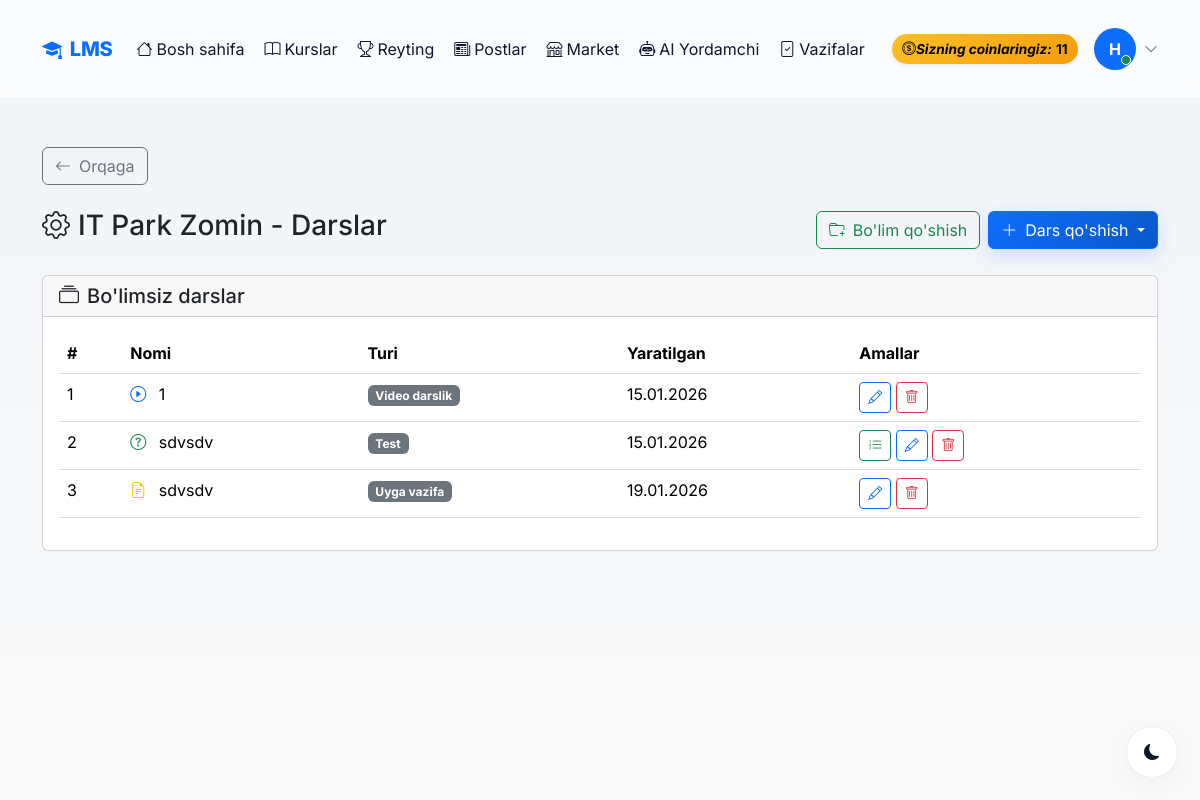
Page /professions/1/manage/ (signed in) on the earlier database version.
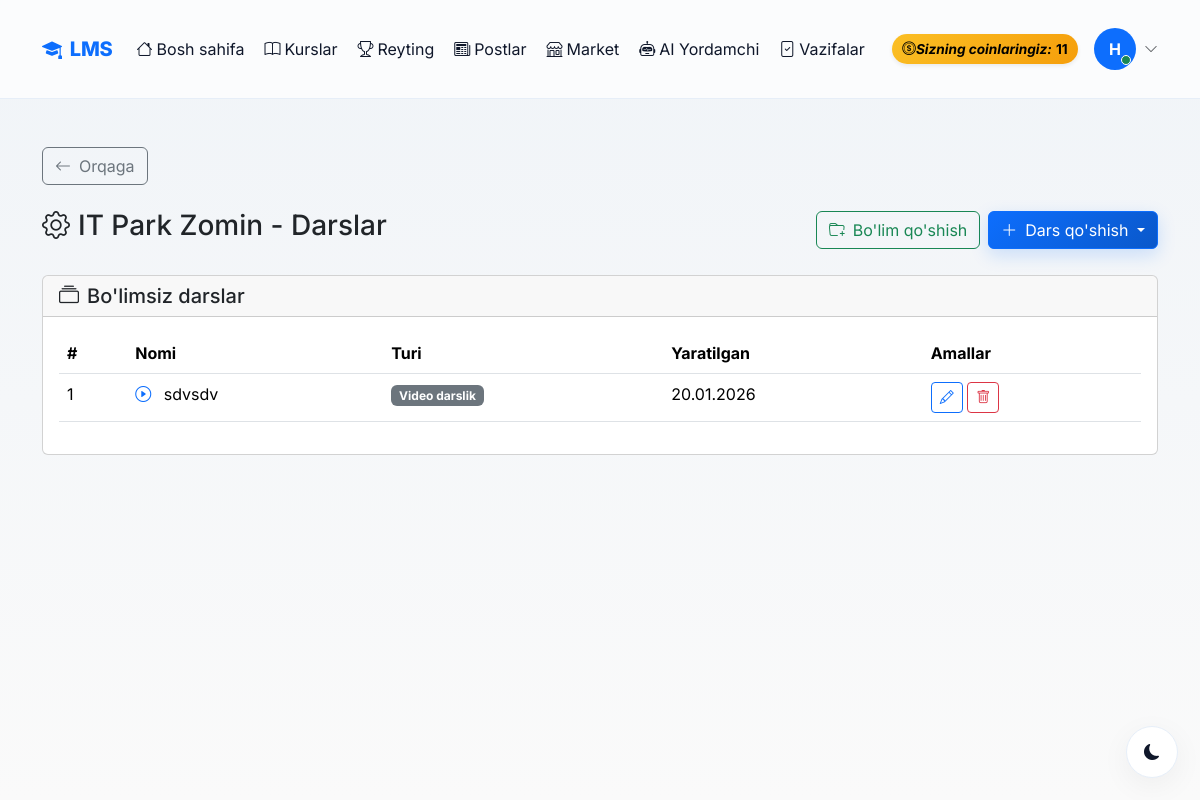
Same page on the later database version.
### accounts/models.py (models this page shows, shortened)
class Lesson(models.Model):
    LESSON_TYPES = (
        ('video', 'Video darslik'),
        ('homework', 'Uyga vazifa'),
        ('test', 'Test'),
    )
    profession = models.ForeignKey(Profession, on_delete=models.CASCADE, related_name='lessons')
    section = models.ForeignKey(Section, on_delete=models.SET_NULL, null=True, blank=True, related_name='lessons', verbose_name="Bo'lim")
    title = models.CharField(max_length=300, verbose_name="Dars nomi")
    lesson_type = models.CharField(max_length=20, choices=LESSON_TYPES, verbose_name="Dars turi")
    order = models.IntegerField(default=0, verbose_name="Tartib")
    created_at = models.DateTimeField(auto_now_add=True)
    created_by = models.ForeignKey(CustomUser, on_delete=models.SET_NULL, null=True)
    class Meta:
        ordering = ['order', 'created_at']
        verbose_name = "Dars"
        verbose_name_plural = "Darslar"

### accounts/views.py (the view)
# urls.py: path('professions/<int:pk>/manage/', views.manage_lessons, name='manage_lessons'),
@login_required
def manage_lessons(request, pk):
    if not (request.user.is_admin or request.user.is_teacher):
        messages.error(request, "Sizda bu sahifaga kirish huquqi yo'q!")
        return redirect('home')
    profession = get_object_or_404(Profession, pk=pk)
    sections = profession.sections.all().prefetch_related('lessons')
    lessons_without_section = profession.lessons.filter(section__isnull=True)
    return render(request, 'accounts/manage/lessons.html', {
        'profession': profession,
        'sections': sections,
        'lessons_without_section': lessons_without_section,
    })

### accounts/management/commands/check_birthdays.py (called while the page is built, shortened)
    def handle(self, *args, **kwargs):
        today = timezone.now().date()
        users = CustomUser.objects.filter(birth_date__day=today.day, birth_date__month=today.month)
        if not users.exists():
            self.stdout.write(self.style.SUCCESS('No birthdays today.'))
            return

### accounts/models.py (called while the page is built)
    @property
    def is_admin(self):
        return self.role == 'admin'

    @property
    def is_teacher(self):
        return self.role == 'teacher'

### accounts/templates/accounts/manage/lessons.html (shortened to what this page needs)
{% extends 'accounts/base.html' %}
{% block content %}
<div class="container mt-5">
    <a href="{% url 'profession_detail' profession.pk %}" class="btn btn-outline-secondary mb-4">
        <i class="bi bi-arrow-left me-2"></i>Orqaga
    </a>
    <div class="d-flex justify-content-between align-items-center mb-4 flex-wrap gap-2">
        <h3 style="color: var(--primary-blue);">
            <i class="bi bi-gear me-2"></i>{{ profession.name }} - Darslar
        </h3>
        <div class="d-flex gap-2">
            <a href="{% url 'add_section' profession.pk %}" class="btn btn-outline-success">
                <i class="bi bi-folder-plus me-2"></i>Bo'lim qo'shish
            </a>
            <div class="dropdown">
                <button class="btn btn-primary dropdown-toggle" data-bs-toggle="dropdown">
                    <i class="bi bi-plus-lg me-2"></i>Dars qo'shish
                </button>
            </div>
        </div>
    </div>
    <div class="card">
        <div class="card-header">
            <h5 class="mb-0" style="color: var(--text-color);">
                <i class="bi bi-collection me-2"></i>Bo'limsiz darslar
            </h5>
        </div>
        <div class="card-body">
            {% if lessons_without_section %}
            <div class="table-responsive">
                <table class="table" style="color: var(--text-color);">
                    <thead>
                        <tr>
                            <th>#</th>
                            <th>Nomi</th>
                            <th>Turi</th>
                            <th>Yaratilgan</th>
                            <th>Amallar</th>
                        </tr>
                    </thead>
                    <tbody>
                        {% for lesson in lessons_without_section %}
                        <tr>
                            <td>{{ forloop.counter }}</td>
                            <td>
                                {% if lesson.lesson_type == 'video' %}
                                    <i class="bi bi-play-circle text-primary me-2"></i>
                                {% elif lesson.lesson_type == 'homework' %}
                                    <i class="bi bi-file-earmark-text text-warning me-2"></i>
                                {% else %}
                                    <i class="bi bi-question-circle text-success me-2"></i>
                                {% endif %}
                                {{ lesson.title }}
                            </td>
                            <td><span class="badge bg-secondary">{{ lesson.get_lesson_type_display }}</span></td>
                            <td>{{ lesson.created_at|date:"d.m.Y" }}</td>
                            <td>
                                {% if lesson.lesson_type == 'test' %}
                                <a href="{% url 'manage_test_questions' lesson.test.pk %}" class="btn btn-sm btn-outline-success" title="Savollar">
                                    <i class="bi bi-list-ol"></i>
                                </a>
                                {% endif %}
                                <a href="{% url 'edit_lesson' lesson.pk %}" class="btn btn-sm btn-outline-primary" title="Tahrirlash">
                                    <i class="bi bi-pencil"></i>
                                </a>
                                <a href="{% url 'delete_lesson' lesson.pk %}" class="btn btn-sm btn-outline-danger" title="O'chirish">
                                    <i class="bi bi-trash"></i>
                                </a>
                            </td>
                        </tr>
                        {% endfor %}
                    </tbody>
                </table>
            </div>
            {% else %}
            <div class="text-center py-5">
                <i class="bi bi-inbox text-muted" style="font-size: 4rem;"></i>
                <h4 class="mt-3" style="color: var(--text-color);">Hozircha darslar mavjud emas</h4>
                <p class="text-muted">Yangi dars qo'shish uchun yuqoridagi "Dars qo'shish" tugmasini bosing</p>
            </div>
            {% endif %}
        </div>
    </div>
</div>
{% endblock %}

Differences in the rows shown:
removed Lesson: title "1", lesson_type "Video darslik", created_at "15.01.2026"
removed Lesson: title "sdvsdv", lesson_type "Test", created_at "15.01.2026"
removed Lesson: title "sdvsdv", lesson_type "Uyga vazifa", created_at "19.01.2026"
added Lesson: title "sdvsdv", lesson_type "Video darslik", created_at "20.01.2026"
